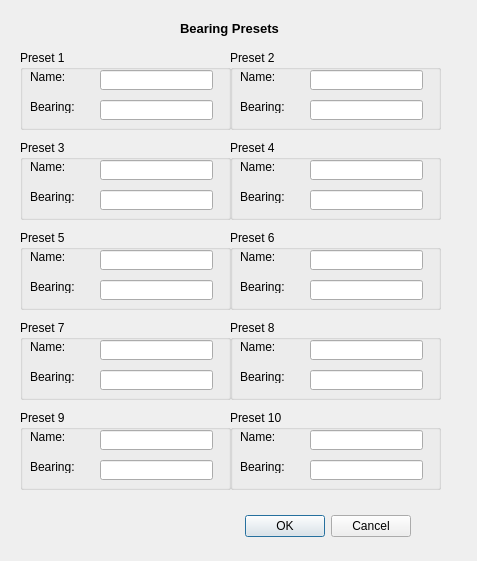
<?xml version="1.0" encoding="UTF-8"?>
<ui version="4.0">
 <class>EditPresetsDialog</class>
 <widget class="QDialog" name="EditPresetsDialog">
  <property name="geometry">
   <rect>
    <x>0</x>
    <y>0</y>
    <width>477</width>
    <height>561</height>
   </rect>
  </property>
  <property name="windowTitle">
   <string>Dialog</string>
  </property>
  <widget class="QDialogButtonBox" name="editPresetbuttonBox">
   <property name="geometry">
    <rect>
     <x>80</x>
     <y>510</y>
     <width>331</width>
     <height>32</height>
    </rect>
   </property>
   <property name="orientation">
    <enum>Qt::Horizontal</enum>
   </property>
   <property name="standardButtons">
    <set>QDialogButtonBox::Cancel|QDialogButtonBox::Ok</set>
   </property>
  </widget>
  <widget class="QGroupBox" name="groupBox_5">
   <property name="geometry">
    <rect>
     <x>20</x>
     <y>230</y>
     <width>211</width>
     <height>80</height>
    </rect>
   </property>
   <property name="title">
    <string>Preset 5</string>
   </property>
   <widget class="QLabel" name="editPreset5_NameLabel">
    <property name="geometry">
     <rect>
      <x>10</x>
      <y>20</y>
      <width>47</width>
      <height>13</height>
     </rect>
    </property>
    <property name="text">
     <string>Name:</string>
    </property>
   </widget>
   <widget class="QLabel" name="editPresetBearing5_Label">
    <property name="geometry">
     <rect>
      <x>10</x>
      <y>50</y>
      <width>47</width>
      <height>13</height>
     </rect>
    </property>
    <property name="text">
     <string>Bearing:</string>
    </property>
   </widget>
   <widget class="QLineEdit" name="presetNameEdit5">
    <property name="geometry">
     <rect>
      <x>80</x>
      <y>20</y>
      <width>113</width>
      <height>20</height>
     </rect>
    </property>
   </widget>
   <widget class="QLineEdit" name="presetBearingEdit5">
    <property name="geometry">
     <rect>
      <x>80</x>
      <y>50</y>
      <width>113</width>
      <height>20</height>
     </rect>
    </property>
   </widget>
  </widget>
  <widget class="QGroupBox" name="groupBox_8">
   <property name="geometry">
    <rect>
     <x>230</x>
     <y>320</y>
     <width>211</width>
     <height>80</height>
    </rect>
   </property>
   <property name="title">
    <string>Preset 8</string>
   </property>
   <widget class="QLabel" name="editPreset8_NameLabel">
    <property name="geometry">
     <rect>
      <x>10</x>
      <y>20</y>
      <width>47</width>
      <height>13</height>
     </rect>
    </property>
    <property name="text">
     <string>Name:</string>
    </property>
   </widget>
   <widget class="QLabel" name="editPresetBearing8_Label">
    <property name="geometry">
     <rect>
      <x>10</x>
      <y>50</y>
      <width>47</width>
      <height>13</height>
     </rect>
    </property>
    <property name="text">
     <string>Bearing:</string>
    </property>
   </widget>
   <widget class="QLineEdit" name="presetNameEdit8">
    <property name="geometry">
     <rect>
      <x>80</x>
      <y>20</y>
      <width>113</width>
      <height>20</height>
     </rect>
    </property>
   </widget>
   <widget class="QLineEdit" name="presetBearingEdit8">
    <property name="geometry">
     <rect>
      <x>80</x>
      <y>50</y>
      <width>113</width>
      <height>20</height>
     </rect>
    </property>
   </widget>
  </widget>
  <widget class="QGroupBox" name="groupBox_10">
   <property name="geometry">
    <rect>
     <x>230</x>
     <y>410</y>
     <width>211</width>
     <height>80</height>
    </rect>
   </property>
   <property name="title">
    <string>Preset 10</string>
   </property>
   <widget class="QLabel" name="editPreset10_NameLabel">
    <property name="geometry">
     <rect>
      <x>10</x>
      <y>20</y>
      <width>47</width>
      <height>13</height>
     </rect>
    </property>
    <property name="text">
     <string>Name:</string>
    </property>
   </widget>
   <widget class="QLabel" name="editPresetBearing10_Label">
    <property name="geometry">
     <rect>
      <x>10</x>
      <y>50</y>
      <width>47</width>
      <height>13</height>
     </rect>
    </property>
    <property name="text">
     <string>Bearing:</string>
    </property>
   </widget>
   <widget class="QLineEdit" name="presetNameEdit10">
    <property name="geometry">
     <rect>
      <x>80</x>
      <y>20</y>
      <width>113</width>
      <height>20</height>
     </rect>
    </property>
   </widget>
   <widget class="QLineEdit" name="presetBearingEdit10">
    <property name="geometry">
     <rect>
      <x>80</x>
      <y>50</y>
      <width>113</width>
      <height>20</height>
     </rect>
    </property>
   </widget>
  </widget>
  <widget class="QGroupBox" name="groupBox_1">
   <property name="geometry">
    <rect>
     <x>20</x>
     <y>50</y>
     <width>211</width>
     <height>80</height>
    </rect>
   </property>
   <property name="title">
    <string>Preset 1</string>
   </property>
   <widget class="QLabel" name="editPreset1_NameLabel">
    <property name="geometry">
     <rect>
      <x>10</x>
      <y>20</y>
      <width>47</width>
      <height>13</height>
     </rect>
    </property>
    <property name="text">
     <string>Name:</string>
    </property>
   </widget>
   <widget class="QLabel" name="editPresetBearing1_Label">
    <property name="geometry">
     <rect>
      <x>10</x>
      <y>50</y>
      <width>47</width>
      <height>13</height>
     </rect>
    </property>
    <property name="text">
     <string>Bearing:</string>
    </property>
   </widget>
   <widget class="QLineEdit" name="presetNameEdit1">
    <property name="geometry">
     <rect>
      <x>80</x>
      <y>20</y>
      <width>113</width>
      <height>20</height>
     </rect>
    </property>
    <property name="text">
     <string/>
    </property>
   </widget>
   <widget class="QLineEdit" name="presetBearingEdit1">
    <property name="geometry">
     <rect>
      <x>80</x>
      <y>50</y>
      <width>113</width>
      <height>20</height>
     </rect>
    </property>
   </widget>
  </widget>
  <widget class="QGroupBox" name="groupBox_3">
   <property name="geometry">
    <rect>
     <x>20</x>
     <y>140</y>
     <width>211</width>
     <height>80</height>
    </rect>
   </property>
   <property name="title">
    <string>Preset 3</string>
   </property>
   <widget class="QLabel" name="leditPreset3_NameLabel">
    <property name="geometry">
     <rect>
      <x>10</x>
      <y>20</y>
      <width>47</width>
      <height>13</height>
     </rect>
    </property>
    <property name="text">
     <string>Name:</string>
    </property>
   </widget>
   <widget class="QLabel" name="editPresetBearing3_Label">
    <property name="geometry">
     <rect>
      <x>10</x>
      <y>50</y>
      <width>47</width>
      <height>13</height>
     </rect>
    </property>
    <property name="text">
     <string>Bearing:</string>
    </property>
   </widget>
   <widget class="QLineEdit" name="presetNameEdit3">
    <property name="geometry">
     <rect>
      <x>80</x>
      <y>20</y>
      <width>113</width>
      <height>20</height>
     </rect>
    </property>
   </widget>
   <widget class="QLineEdit" name="presetBearingEdit3">
    <property name="geometry">
     <rect>
      <x>80</x>
      <y>50</y>
      <width>113</width>
      <height>20</height>
     </rect>
    </property>
   </widget>
  </widget>
  <widget class="QGroupBox" name="groupBox_9">
   <property name="geometry">
    <rect>
     <x>20</x>
     <y>410</y>
     <width>211</width>
     <height>80</height>
    </rect>
   </property>
   <property name="title">
    <string>Preset 9</string>
   </property>
   <widget class="QLabel" name="editPreset9_NameLabel">
    <property name="geometry">
     <rect>
      <x>10</x>
      <y>20</y>
      <width>47</width>
      <height>13</height>
     </rect>
    </property>
    <property name="text">
     <string>Name:</string>
    </property>
   </widget>
   <widget class="QLabel" name="editPresetBearing9_Label">
    <property name="geometry">
     <rect>
      <x>10</x>
      <y>50</y>
      <width>47</width>
      <height>13</height>
     </rect>
    </property>
    <property name="text">
     <string>Bearing:</string>
    </property>
   </widget>
   <widget class="QLineEdit" name="presetNameEdit9">
    <property name="geometry">
     <rect>
      <x>80</x>
      <y>20</y>
      <width>113</width>
      <height>20</height>
     </rect>
    </property>
   </widget>
   <widget class="QLineEdit" name="presetBearingEdit9">
    <property name="geometry">
     <rect>
      <x>80</x>
      <y>50</y>
      <width>113</width>
      <height>20</height>
     </rect>
    </property>
   </widget>
  </widget>
  <widget class="QGroupBox" name="groupBox_4">
   <property name="geometry">
    <rect>
     <x>230</x>
     <y>140</y>
     <width>211</width>
     <height>80</height>
    </rect>
   </property>
   <property name="title">
    <string>Preset 4</string>
   </property>
   <widget class="QLabel" name="editPreset4_NameLabel">
    <property name="geometry">
     <rect>
      <x>10</x>
      <y>20</y>
      <width>47</width>
      <height>13</height>
     </rect>
    </property>
    <property name="text">
     <string>Name:</string>
    </property>
   </widget>
   <widget class="QLabel" name="editPresetBearing4_Label">
    <property name="geometry">
     <rect>
      <x>10</x>
      <y>50</y>
      <width>47</width>
      <height>13</height>
     </rect>
    </property>
    <property name="text">
     <string>Bearing:</string>
    </property>
   </widget>
   <widget class="QLineEdit" name="presetNameEdit4">
    <property name="geometry">
     <rect>
      <x>80</x>
      <y>20</y>
      <width>113</width>
      <height>20</height>
     </rect>
    </property>
   </widget>
   <widget class="QLineEdit" name="presetBearingEdit4">
    <property name="geometry">
     <rect>
      <x>80</x>
      <y>50</y>
      <width>113</width>
      <height>20</height>
     </rect>
    </property>
   </widget>
  </widget>
  <widget class="QGroupBox" name="groupBox_6">
   <property name="geometry">
    <rect>
     <x>230</x>
     <y>230</y>
     <width>211</width>
     <height>80</height>
    </rect>
   </property>
   <property name="title">
    <string>Preset 6</string>
   </property>
   <widget class="QLabel" name="editPreset6_NameLabel">
    <property name="geometry">
     <rect>
      <x>10</x>
      <y>20</y>
      <width>47</width>
      <height>13</height>
     </rect>
    </property>
    <property name="text">
     <string>Name:</string>
    </property>
   </widget>
   <widget class="QLabel" name="editPresetBearing6_Label">
    <property name="geometry">
     <rect>
      <x>10</x>
      <y>50</y>
      <width>47</width>
      <height>13</height>
     </rect>
    </property>
    <property name="text">
     <string>Bearing:</string>
    </property>
   </widget>
   <widget class="QLineEdit" name="presetNameEdit6">
    <property name="geometry">
     <rect>
      <x>80</x>
      <y>20</y>
      <width>113</width>
      <height>20</height>
     </rect>
    </property>
   </widget>
   <widget class="QLineEdit" name="presetBearingEdit6">
    <property name="geometry">
     <rect>
      <x>80</x>
      <y>50</y>
      <width>113</width>
      <height>20</height>
     </rect>
    </property>
   </widget>
  </widget>
  <widget class="QLabel" name="BearingPresetTitle">
   <property name="geometry">
    <rect>
     <x>180</x>
     <y>20</y>
     <width>111</width>
     <height>16</height>
    </rect>
   </property>
   <property name="font">
    <font>
     <pointsize>10</pointsize>
     <weight>75</weight>
     <bold>true</bold>
    </font>
   </property>
   <property name="text">
    <string>Bearing Presets</string>
   </property>
  </widget>
  <widget class="QGroupBox" name="groupBox_7">
   <property name="geometry">
    <rect>
     <x>20</x>
     <y>320</y>
     <width>211</width>
     <height>80</height>
    </rect>
   </property>
   <property name="title">
    <string>Preset 7</string>
   </property>
   <widget class="QLabel" name="editPreset7_NameLabel">
    <property name="geometry">
     <rect>
      <x>10</x>
      <y>20</y>
      <width>47</width>
      <height>13</height>
     </rect>
    </property>
    <property name="text">
     <string>Name:</string>
    </property>
   </widget>
   <widget class="QLabel" name="editPresetBearing7_Label">
    <property name="geometry">
     <rect>
      <x>10</x>
      <y>50</y>
      <width>47</width>
      <height>13</height>
     </rect>
    </property>
    <property name="text">
     <string>Bearing:</string>
    </property>
   </widget>
   <widget class="QLineEdit" name="presetNameEdit7">
    <property name="geometry">
     <rect>
      <x>80</x>
      <y>20</y>
      <width>113</width>
      <height>20</height>
     </rect>
    </property>
   </widget>
   <widget class="QLineEdit" name="presetBearingEdit7">
    <property name="geometry">
     <rect>
      <x>80</x>
      <y>50</y>
      <width>113</width>
      <height>20</height>
     </rect>
    </property>
   </widget>
  </widget>
  <widget class="QGroupBox" name="groupBox_2">
   <property name="geometry">
    <rect>
     <x>230</x>
     <y>50</y>
     <width>211</width>
     <height>80</height>
    </rect>
   </property>
   <property name="title">
    <string>Preset 2</string>
   </property>
   <widget class="QLabel" name="editPreset2_NameLabel">
    <property name="geometry">
     <rect>
      <x>10</x>
      <y>20</y>
      <width>47</width>
      <height>13</height>
     </rect>
    </property>
    <property name="text">
     <string>Name:</string>
    </property>
   </widget>
   <widget class="QLabel" name="editPresetBearing2_Label">
    <property name="geometry">
     <rect>
      <x>10</x>
      <y>50</y>
      <width>47</width>
      <height>13</height>
     </rect>
    </property>
    <property name="text">
     <string>Bearing:</string>
    </property>
   </widget>
   <widget class="QLineEdit" name="presetNameEdit2">
    <property name="geometry">
     <rect>
      <x>80</x>
      <y>20</y>
      <width>113</width>
      <height>20</height>
     </rect>
    </property>
   </widget>
   <widget class="QLineEdit" name="presetBearingEdit2">
    <property name="geometry">
     <rect>
      <x>80</x>
      <y>50</y>
      <width>113</width>
      <height>20</height>
     </rect>
    </property>
   </widget>
  </widget>
  <zorder>groupBox_4</zorder>
  <zorder>editPresetbuttonBox</zorder>
  <zorder>groupBox_5</zorder>
  <zorder>groupBox_8</zorder>
  <zorder>groupBox_10</zorder>
  <zorder>groupBox_1</zorder>
  <zorder>groupBox_3</zorder>
  <zorder>groupBox_9</zorder>
  <zorder>groupBox_6</zorder>
  <zorder>BearingPresetTitle</zorder>
  <zorder>groupBox_7</zorder>
  <zorder>groupBox_2</zorder>
 </widget>
 <tabstops>
  <tabstop>presetNameEdit1</tabstop>
  <tabstop>presetBearingEdit1</tabstop>
  <tabstop>presetNameEdit2</tabstop>
  <tabstop>presetBearingEdit2</tabstop>
  <tabstop>presetNameEdit3</tabstop>
  <tabstop>presetBearingEdit3</tabstop>
  <tabstop>presetNameEdit4</tabstop>
  <tabstop>presetBearingEdit4</tabstop>
  <tabstop>presetNameEdit5</tabstop>
  <tabstop>presetBearingEdit5</tabstop>
  <tabstop>presetNameEdit6</tabstop>
  <tabstop>presetBearingEdit6</tabstop>
  <tabstop>presetNameEdit7</tabstop>
  <tabstop>presetBearingEdit7</tabstop>
  <tabstop>presetNameEdit8</tabstop>
  <tabstop>presetBearingEdit8</tabstop>
  <tabstop>presetNameEdit9</tabstop>
  <tabstop>presetBearingEdit9</tabstop>
  <tabstop>presetNameEdit10</tabstop>
  <tabstop>presetBearingEdit10</tabstop>
 </tabstops>
 <resources/>
 <connections>
  <connection>
   <sender>editPresetbuttonBox</sender>
   <signal>accepted()</signal>
   <receiver>EditPresetsDialog</receiver>
   <slot>accept()</slot>
   <hints>
    <hint type="sourcelabel">
     <x>248</x>
     <y>254</y>
    </hint>
    <hint type="destinationlabel">
     <x>157</x>
     <y>274</y>
    </hint>
   </hints>
  </connection>
  <connection>
   <sender>editPresetbuttonBox</sender>
   <signal>rejected()</signal>
   <receiver>EditPresetsDialog</receiver>
   <slot>reject()</slot>
   <hints>
    <hint type="sourcelabel">
     <x>316</x>
     <y>260</y>
    </hint>
    <hint type="destinationlabel">
     <x>286</x>
     <y>274</y>
    </hint>
   </hints>
  </connection>
 </connections>
</ui>
